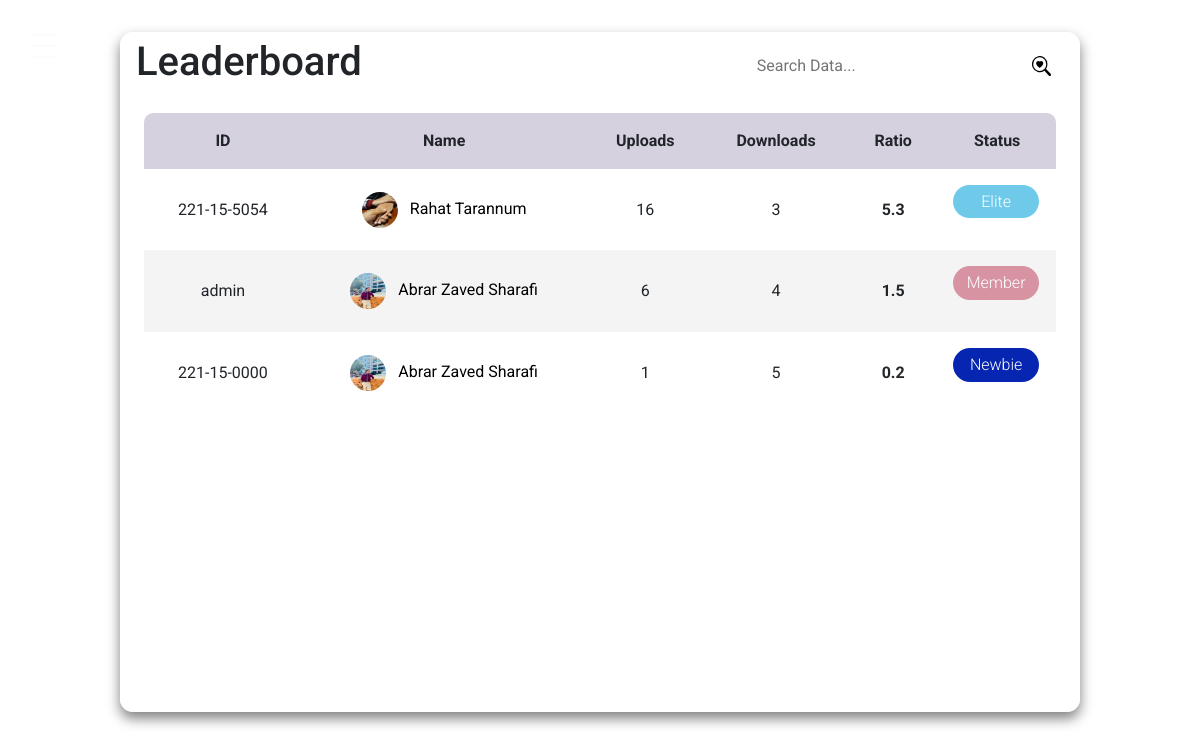
Page /dashboard/leaderboard on the earlier database version.
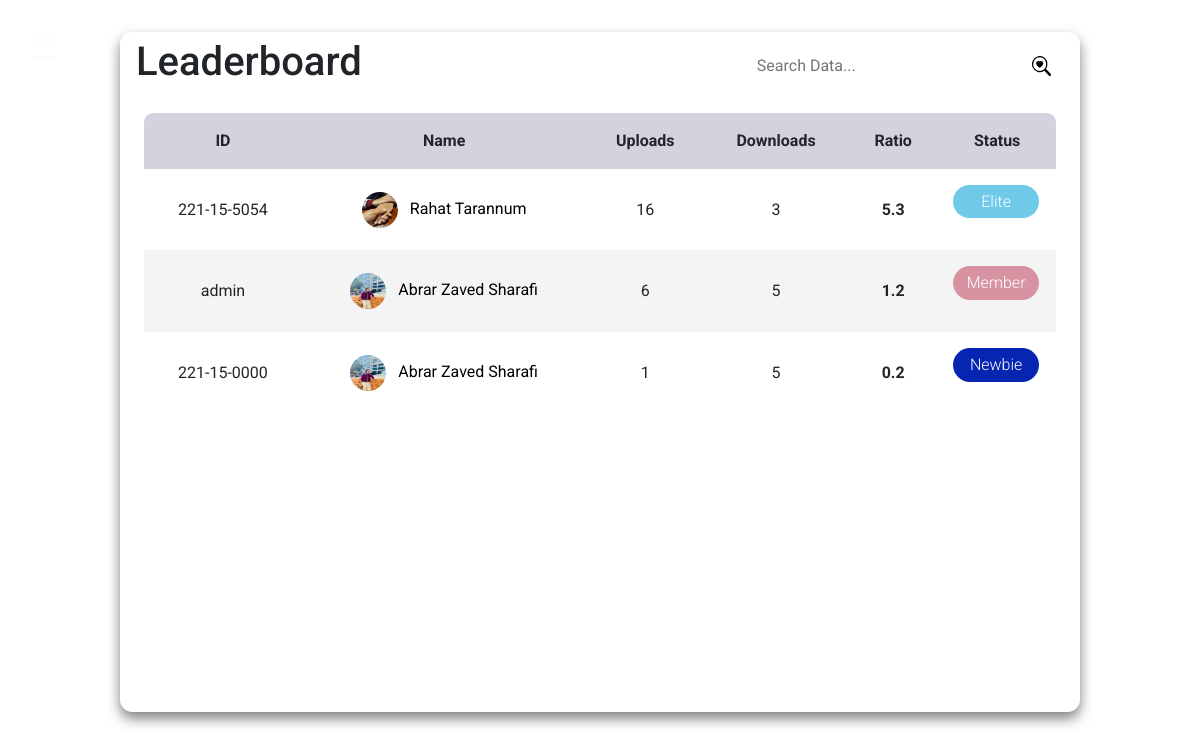
Same page on the later database version.
### dashboard/models.py (models this page shows, shortened)
class UserAttribute(models.Model):
    user=models.ForeignKey(Student, verbose_name="User", on_delete=models.CASCADE)
    uploads=models.IntegerField(default=0)
    downloads=models.IntegerField(default=0)

### authentication/models.py (models this page shows)
class Student(AbstractBaseUser, PermissionsMixin):
    student_id = models.CharField(max_length=50, unique=True)
    profile_pic=models.ImageField(upload_to='profile_pic/',null=True,blank=True)
    name = models.CharField(max_length=150, blank=True)
    email = models.EmailField(max_length=254, blank=True)
    dept = models.CharField(max_length=50, blank=True)
    phone_number=models.CharField(max_length=50,blank=True)
    website=models.CharField(max_length=200,null=True,blank=True)
    is_active = models.BooleanField(default=True)
    is_admin = models.BooleanField(default=False)
    is_staff = models.BooleanField(default=False)
    groups = None
    user_permissions = None
    objects = MyUserManager()
    USERNAME_FIELD = "student_id"
    REQUIRED_FIELDS = []  # List additional required fields here, if any
    def __str__(self):
        return self.student_id

### dashboard/views.py (the view)
# urls.py: path("leaderboard", views.leaderboard_view, name="leaderboard"),
def leaderboard_view(request):
    user_attributes = UserAttribute.objects.all().order_by("-uploads")
    return render(
        request, "dashboard/leaderboard.html", {"user_attributes": user_attributes}
    )

### dashboard/templatetags/custom_filters.py (called while the page is built)
@register.filter
def ratio(downloads, user):
    uploads = UserAttribute.objects.get(user=user).uploads
    return f"{uploads / downloads:.1f}" if downloads != 0 else "N/A"

@register.filter
def badge(uploads):
    if uploads <= 5:
        return "Newbie"
    elif uploads <= 10:
        return "Member"
    elif uploads <= 15:
        return "Regular"
    elif uploads <= 20:
        return "Elite"
    elif uploads <= 25:
        return "Supreme"
    else:
        return "Wizard"

### templates/dashboard/leaderboard.html (shortened to what this page needs)
{% extends "sidebar/main.html" %}
{% load static %}
{% load custom_filters %}
{% block content %}
<!DOCTYPE html>
<html lang="en">
<head>
    <link rel="stylesheet" type="text/css" href="{% static 'css/leaderboard.css' %}">
</head>
<body>
    <div class="leaderboard-wrapper">
        <main class="custom-table" id="customers_table">
            <section class="custom-table__header">
                <h1>Leaderboard</h1>
                <div class="custom-input-group">
                    <input type="search" placeholder="Search Data..." style="width: 100%; padding: 0 0.5rem 0 0.3rem; background-color: transparent; border: none; outline: none;">
                    <img src="{% static 'images/search-heart.svg' %}" alt="search" style="width: 1.2rem; height: 1.2rem;">
                </div>
            </section>
            <section class="custom-table__body">
                <table>
                    <thead>
                        <tr>
                            <th>ID</th>
                            <th>Name</th>
                            <th>Uploads</th>
                            <th>Downloads</th>
                            <th>Ratio</th>
                            <th>Status</th>
                        </tr>
                    </thead>
                    <tbody>
                        {% for user in user_attributes %}
                        <tr>
                            <td>{{user.user}}</td>
                            <td>
                                <a href="{% if request.user.id == user.user.id %}{% url 'profile' %}{% else %}{% url 'view_profile' user.user %}{% endif %}" style="text-decoration: none; color:black">
                                    <img src="{{ user.user.profile_pic.url }}" alt="">
                                    {{ user.user.name }}
                                </a>
                            </td>
                            <td>{{user.uploads}}</td>
                            <td>{{user.downloads}}</td>
                            <td><strong>{{user.downloads|ratio:user.user}}</strong></td>
                            <td><p class="status {{user.uploads|badge}}" style="color:white">{{user.uploads|badge}}</p></td>
                        </tr>
                        {% endfor %}
                    </tbody>
                </table>
            </section>
        </main>
    </div>
</body>
</html>
{% endblock content %}

Differences in the rows shown:
changed UserAttribute "Member": downloads "4" → "5"; downloads|ratio "1.5" → "1.2"
